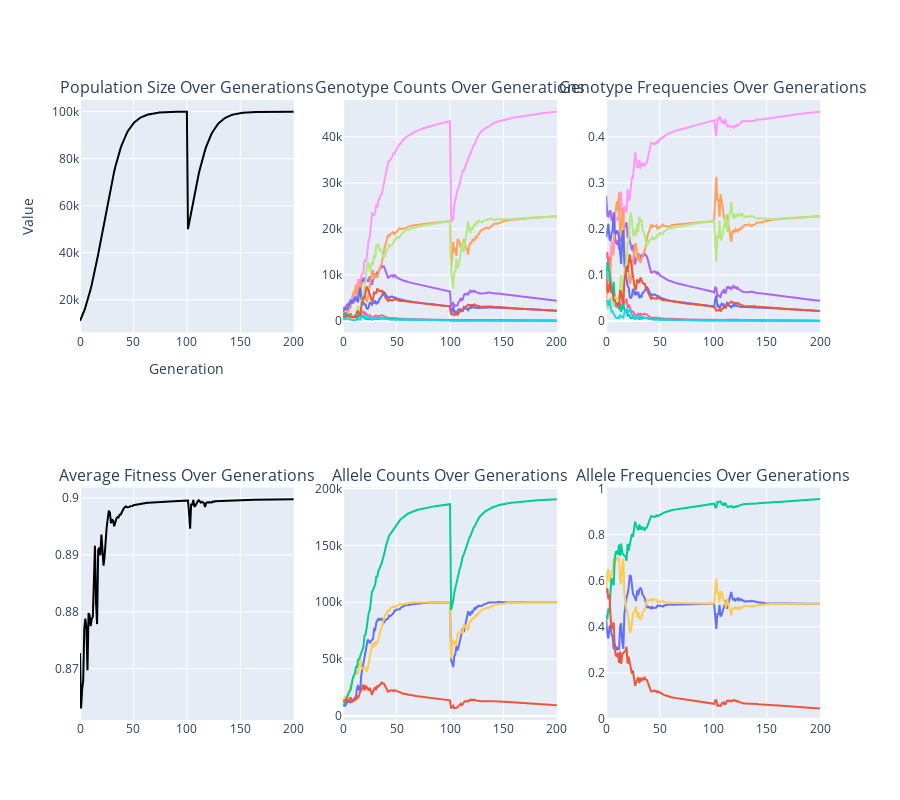

The code cell stored with this chart in its notebook:
### Code cell
# 2 locus, 2 alleles each (Not HW equilibrium)

generations=200
growth_rate=0.1
drift=1
carrying_capacity = 100000
bottleneck_yr=100
bottleneck_pop=50000


genotype_counts = {
    (('A1', 'A2'), ('B1', 'B1')): 1000,
    (('A1', 'A2'), ('B1', 'B2')): 3000,
    (('A1', 'A2'), ('B2', 'B2')): 1500,
    (('A2', 'A2'), ('B1', 'B1')): 500,
    (('A2', 'A2'), ('B1', 'B2')): 2000,
    (('A2', 'A2'), ('B2', 'B2')): 1000,
    (('A1', 'A1'), ('B1', 'B1')): 500,
    (('A1', 'A1'), ('B1', 'B2')): 1000,
    (('A1', 'A1'), ('B2', 'B2')): 500 
}

genotype_fitness = {
    (('A1', 'A2'), ('B1', 'B1')): 1.0,
    (('A1', 'A2'), ('B1', 'B2')): 1.0,
    (('A1', 'A2'), ('B2', 'B2')): 0.8,
    (('A2', 'A2'), ('B1', 'B1')): 0.8,
    (('A2', 'A2'), ('B1', 'B2')): 0.8,
    (('A2', 'A2'), ('B2', 'B2')): 0.8,
    (('A1', 'A1'), ('B1', 'B1')): 0.8,
    (('A1', 'A1'), ('B1', 'B2')): 0.8,
    (('A1', 'A1'), ('B2', 'B2')): 0.8 
}

mutations = [{('A1', 'A2'): 0.0, ('A2', 'A1'): 0.0,},
             {('B1', 'B2'): 0.0, ('B2', 'B1'): 0.0}]

next_genotype_frequencies(generations,
                          genotype_counts,
                          genotype_fitness,
                          growth_rate,
                          carrying_capacity,
                          drift,
                          mutations,
                          bottleneck_yr,
                          bottleneck_pop)

### Figure 1 — Plotly figure (JSON) as saved in the notebook; plotly's stock layout.template omitted (floating-point values rounded to 4 significant figures; data arrays with more than 128 entries replaced by an {"elided": "..."} marker saying what was removed)
{"data": [{"hoverinfo": "text", "line": {"color": "black"}, "mode": "lines", "name": "Population Size", "showlegend": false, "text": {"elided": "201 str values"}, "type": "scatter", "x": {"elided": "201 int values"}, "xaxis": "x", "y": {"elided": "201 float values"}, "yaxis": "y"}, {"hoverinfo": "text", "line": {"color": "#FF97FF"}, "mode": "lines", "name": "A1A2, B1B1", "showlegend": false, "text": {"elided": "201 str values"}, "type": "scatter", "x": {"elided": "201 int values"}, "xaxis": "x2", "y": {"elided": "201 int values"}, "yaxis": "y2"}, {"hoverinfo": "text", "line": {"color": "#AB63FA"}, "mode": "lines", "name": "A1A2, B1B2", "showlegend": false, "text": {"elided": "201 str values"}, "type": "scatter", "x": {"elided": "201 int values"}, "xaxis": "x2", "y": {"elided": "201 int values"}, "yaxis": "y2"}, {"hoverinfo": "text", "line": {"color": "#FF6692"}, "mode": "lines", "name": "A1A2, B2B2", "showlegend": false, "text": {"elided": "201 str values"}, "type": "scatter", "x": {"elided": "201 int values"}, "xaxis": "x2", "y": {"elided": "201 int values"}, "yaxis": "y2"}, {"hoverinfo": "text", "line": {"color": "#FFA15A"}, "mode": "lines", "name": "A2A2, B1B1", "showlegend": false, "text": {"elided": "201 str values"}, "type": "scatter", "x": {"elided": "201 int values"}, "xaxis": "x2", "y": {"elided": "201 int values"}, "yaxis": "y2"}, {"hoverinfo": "text", "line": {"color": "#636EFA"}, "mode": "lines", "name": "A2A2, B1B2", "showlegend": false, "text": {"elided": "201 str values"}, "type": "scatter", "x": {"elided": "201 int values"}, "xaxis": "x2", "y": {"elided": "201 int values"}, "yaxis": "y2"}, {"hoverinfo": "text", "line": {"color": "#00CC96"}, "mode": "lines", "name": "A2A2, B2B2", "showlegend": false, "text": {"elided": "201 str values"}, "type": "scatter", "x": {"elided": "201 int values"}, "xaxis": "x2", "y": {"elided": "201 int values"}, "yaxis": "y2"}, {"hoverinfo": "text", "line": {"color": "#B6E880"}, "mode": "lines", "name": "A1A1, B1B1", "showlegend": false, "text": {"elided": "201 str values"}, "type": "scatter", "x": {"elided": "201 int values"}, "xaxis": "x2", "y": {"elided": "201 int values"}, "yaxis": "y2"}, {"hoverinfo": "text", "line": {"color": "#EF553B"}, "mode": "lines", "name": "A1A1, B1B2", "showlegend": false, "text": {"elided": "201 str values"}, "type": "scatter", "x": {"elided": "201 int values"}, "xaxis": "x2", "y": {"elided": "201 int values"}, "yaxis": "y2"}, {"hoverinfo": "text", "line": {"color": "#19D3F3"}, "mode": "lines", "name": "A1A1, B2B2", "showlegend": false, "text": {"elided": "201 str values"}, "type": "scatter", "x": {"elided": "201 int values"}, "xaxis": "x2", "y": {"elided": "201 int values"}, "yaxis": "y2"}, {"hoverinfo": "text", "line": {"color": "#FF97FF"}, "mode": "lines", "name": "A1A2, B1B1", "showlegend": false, "text": {"elided": "201 str values"}, "type": "scatter", "x": {"elided": "201 int values"}, "xaxis": "x3", "y": {"elided": "201 float values"}, "yaxis": "y3"}, {"hoverinfo": "text", "line": {"color": "#AB63FA"}, "mode": "lines", "name": "A1A2, B1B2", "showlegend": false, "text": {"elided": "201 str values"}, "type": "scatter", "x": {"elided": "201 int values"}, "xaxis": "x3", "y": {"elided": "201 float values"}, "yaxis": "y3"}, {"hoverinfo": "text", "line": {"color": "#FF6692"}, "mode": "lines", "name": "A1A2, B2B2", "showlegend": false, "text": {"elided": "201 str values"}, "type": "scatter", "x": {"elided": "201 int values"}, "xaxis": "x3", "y": {"elided": "201 float values"}, "yaxis": "y3"}, {"hoverinfo": "text", "line": {"color": "#FFA15A"}, "mode": "lines", "name": "A2A2, B1B1", "showlegend": false, "text": {"elided": "201 str values"}, "type": "scatter", "x": {"elided": "201 int values"}, "xaxis": "x3", "y": {"elided": "201 float values"}, "yaxis": "y3"}, {"hoverinfo": "text", "line": {"color": "#636EFA"}, "mode": "lines", "name": "A2A2, B1B2", "showlegend": false, "text": {"elided": "201 str values"}, "type": "scatter", "x": {"elided": "201 int values"}, "xaxis": "x3", "y": {"elided": "201 float values"}, "yaxis": "y3"}, {"hoverinfo": "text", "line": {"color": "#00CC96"}, "mode": "lines", "name": "A2A2, B2B2", "showlegend": false, "text": {"elided": "201 str values"}, "type": "scatter", "x": {"elided": "201 int values"}, "xaxis": "x3", "y": {"elided": "201 float values"}, "yaxis": "y3"}, {"hoverinfo": "text", "line": {"color": "#B6E880"}, "mode": "lines", "name": "A1A1, B1B1", "showlegend": false, "text": {"elided": "201 str values"}, "type": "scatter", "x": {"elided": "201 int values"}, "xaxis": "x3", "y": {"elided": "201 float values"}, "yaxis": "y3"}, {"hoverinfo": "text", "line": {"color": "#EF553B"}, "mode": "lines", "name": "A1A1, B1B2", "showlegend": false, "text": {"elided": "201 str values"}, "type": "scatter", "x": {"elided": "201 int values"}, "xaxis": "x3", "y": {"elided": "201 float values"}, "yaxis": "y3"}, {"hoverinfo": "text", "line": {"color": "#19D3F3"}, "mode": "lines", "name": "A1A1, B2B2", "showlegend": false, "text": {"elided": "201 str values"}, "type": "scatter", "x": {"elided": "201 int values"}, "xaxis": "x3", "y": {"elided": "201 float values"}, "yaxis": "y3"}, {"hoverinfo": "text", "line": {"color": "black"}, "mode": "lines", "name": "Average Fitness", "showlegend": false, "text": {"elided": "201 str values"}, "type": "scatter", "x": {"elided": "201 int values"}, "xaxis": "x4", "y": {"elided": "201 float values"}, "yaxis": "y4"}, {"hoverinfo": "text", "line": {"color": "#636EFA"}, "mode": "lines", "name": "A1", "showlegend": false, "text": {"elided": "201 str values"}, "type": "scatter", "x": {"elided": "201 int values"}, "xaxis": "x5", "y": {"elided": "201 int values"}, "yaxis": "y5"}, {"hoverinfo": "text", "line": {"color": "#FECB52"}, "mode": "lines", "name": "A2", "showlegend": false, "text": {"elided": "201 str values"}, "type": "scatter", "x": {"elided": "201 int values"}, "xaxis": "x5", "y": {"elided": "201 int values"}, "yaxis": "y5"}, {"hoverinfo": "text", "line": {"color": "#00CC96"}, "mode": "lines", "name": "B1", "showlegend": false, "text": {"elided": "201 str values"}, "type": "scatter", "x": {"elided": "201 int values"}, "xaxis": "x5", "y": {"elided": "201 int values"}, "yaxis": "y5"}, {"hoverinfo": "text", "line": {"color": "#EF553B"}, "mode": "lines", "name": "B2", "showlegend": false, "text": {"elided": "201 str values"}, "type": "scatter", "x": {"elided": "201 int values"}, "xaxis": "x5", "y": {"elided": "201 int values"}, "yaxis": "y5"}, {"hoverinfo": "text", "line": {"color": "#636EFA"}, "mode": "lines", "name": "A1", "showlegend": false, "text": {"elided": "201 str values"}, "type": "scatter", "x": {"elided": "201 int values"}, "xaxis": "x6", "y": {"elided": "201 float values"}, "yaxis": "y6"}, {"hoverinfo": "text", "line": {"color": "#FECB52"}, "mode": "lines", "name": "A2", "showlegend": false, "text": {"elided": "201 str values"}, "type": "scatter", "x": {"elided": "201 int values"}, "xaxis": "x6", "y": {"elided": "201 float values"}, "yaxis": "y6"}, {"hoverinfo": "text", "line": {"color": "#00CC96"}, "mode": "lines", "name": "B1", "showlegend": false, "text": {"elided": "201 str values"}, "type": "scatter", "x": {"elided": "201 int values"}, "xaxis": "x6", "y": {"elided": "201 float values"}, "yaxis": "y6"}, {"hoverinfo": "text", "line": {"color": "#EF553B"}, "mode": "lines", "name": "B2", "showlegend": false, "text": {"elided": "201 str values"}, "type": "scatter", "x": {"elided": "201 int values"}, "xaxis": "x6", "y": {"elided": "201 float values"}, "yaxis": "y6"}], "layout": {"annotations": [{"font": {"size": 16}, "showarrow": false, "text": "Population Size Over Generations", "x": 0.1444, "xanchor": "center", "xref": "paper", "y": 1, "yanchor": "bottom", "yref": "paper"}, {"font": {"size": 16}, "showarrow": false, "text": "Genotype Counts Over Generations", "x": 0.5, "xanchor": "center", "xref": "paper", "y": 1, "yanchor": "bottom", "yref": "paper"}, {"font": {"size": 16}, "showarrow": false, "text": "Genotype Frequencies Over Generations", "x": 0.8556, "xanchor": "center", "xref": "paper", "y": 1, "yanchor": "bottom", "yref": "paper"}, {"font": {"size": 16}, "showarrow": false, "text": "Average Fitness Over Generations", "x": 0.1444, "xanchor": "center", "xref": "paper", "y": 0.375, "yanchor": "bottom", "yref": "paper"}, {"font": {"size": 16}, "showarrow": false, "text": "Allele Counts Over Generations", "x": 0.5, "xanchor": "center", "xref": "paper", "y": 0.375, "yanchor": "bottom", "yref": "paper"}, {"font": {"size": 16}, "showarrow": false, "text": "Allele Frequencies Over Generations", "x": 0.8556, "xanchor": "center", "xref": "paper", "y": 0.375, "yanchor": "bottom", "yref": "paper"}], "height": 800, "hovermode": "closest", "xaxis": {"anchor": "y", "domain": [0, 0.2889], "title": {"text": "Generation"}}, "xaxis2": {"anchor": "y2", "domain": [0.3556, 0.6444]}, "xaxis3": {"anchor": "y3", "domain": [0.7111, 1]}, "xaxis4": {"anchor": "y4", "domain": [0, 0.2889]}, "xaxis5": {"anchor": "y5", "domain": [0.3556, 0.6444]}, "xaxis6": {"anchor": "y6", "domain": [0.7111, 1]}, "yaxis": {"anchor": "x", "domain": [0.625, 1], "title": {"text": "Value"}}, "yaxis2": {"anchor": "x2", "domain": [0.625, 1]}, "yaxis3": {"anchor": "x3", "domain": [0.625, 1]}, "yaxis4": {"anchor": "x4", "domain": [0, 0.375]}, "yaxis5": {"anchor": "x5", "domain": [0, 0.375]}, "yaxis6": {"anchor": "x6", "domain": [0, 0.375]}}}
